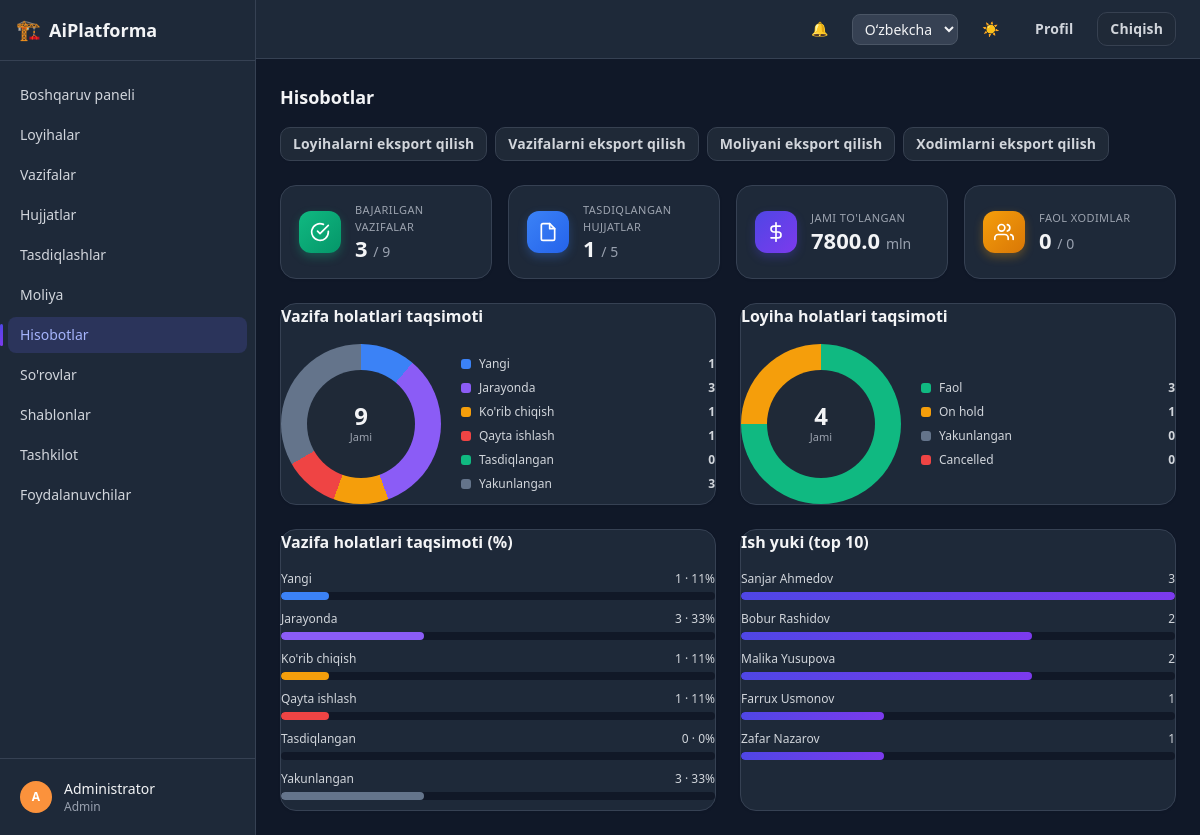
/reports/ (signed in), run on the app's committed database.
### apps/accounts/models.py (models this page shows, shortened)
class User(AbstractBaseUser, PermissionsMixin):
    class Role(models.TextChoices):
        ADMIN = "admin", _("Admin")
        MANAGER = "manager", _("Manager")
        GIP = "gip", _("GIP")
        GIP_ASSISTANT = "gip_assistant", _("GIP assistant")
        DESIGNER = "designer", _("Designer")
        REVIEWER = "reviewer", _("Reviewer")
        CLIENT = "client", _("Client")
    id = models.UUIDField(primary_key=True, default=uuid.uuid4, editable=False)
    email = models.EmailField(unique=True)
    full_name = models.CharField(max_length=255)
    role = models.CharField(max_length=20, choices=Role.choices, default=Role.DESIGNER)
    department = models.CharField(max_length=255, blank=True, null=True)
    phone = models.CharField(max_length=50, blank=True, null=True)
    avatar = models.ImageField(upload_to="avatars/", blank=True, null=True)
    telegram_chat_id = models.CharField(max_length=64, blank=True, null=True)
    is_active = models.BooleanField(default=True)
    is_staff = models.BooleanField(default=False)
    is_verified = models.BooleanField(default=False)
    totp_secret = models.CharField(max_length=64, blank=True, null=True)
    two_factor_enabled = models.BooleanField(default=False)
    created_at = models.DateTimeField(auto_now_add=True)
    updated_at = models.DateTimeField(auto_now=True)
    objects = UserManager()
    USERNAME_FIELD = "email"
    REQUIRED_FIELDS = ["full_name"]
    class Meta:
        ordering = ["full_name"]
    def get_short_name(self):
        return self.full_name.split()[0] if self.full_name else self.email

### apps/reports/views.py (the view)
# urls.py: path("", views.reports_dashboard, name="dashboard"),
@login_required
def reports_dashboard(request):
    projects = visible_projects_for(request.user)
    tasks = Task.objects.filter(project__in=projects)
    documents = Document.objects.filter(project__in=projects)
    tasks_total = tasks.count()
    tasks_completed = tasks.filter(status=Task.Status.COMPLETED).count()
    docs_total = documents.count()
    docs_approved = documents.filter(status=DocumentStatus.APPROVED).count()
    total_paid = sum(p.paid_amount for p in projects)
    active_employees = EmployeeContract.objects.filter(project__in=projects, status="active").values("user").distinct().count()
    total_employees = EmployeeContract.objects.filter(project__in=projects).values("user").distinct().count()
    status_colors = {
        "new": "#3b82f6", "in_progress": "#8b5cf6", "review": "#f59e0b",
        "revision": "#ef4444", "approved": "#10b981", "completed": "#64748b",
    }
    status_distribution = [
        {
            "value": value,
            "label": label,
            "color": status_colors.get(value, "#94a3b8"),
            "count": tasks.filter(status=value).count(),
            "pct": round(tasks.filter(status=value).count() / tasks_total * 100) if tasks_total else 0,
        }
        for value, label in Task.Status.choices
    ]
    project_status_colors = {
        "active": "#10b981", "on_hold": "#f59e0b", "completed": "#64748b", "cancelled": "#ef4444",
    }
    projects_total = projects.count()
    project_status_distribution = [
        {
            "value": value,
            "label": label,
            "color": project_status_colors.get(value, "#94a3b8"),
            "count": projects.filter(status=value).count(),
            "pct": round(projects.filter(status=value).count() / projects_total * 100) if projects_total else 0,
        }
        for value, label in projects.model.Status.choices
    ]
    workload = list(
        User.objects.filter(assigned_tasks__project__in=projects)
        .annotate(task_count=Count("assigned_tasks"))
        .order_by("-task_count")[:10]
    )
    max_task_count = workload[0].task_count if workload else 0
    for u in workload:
        u.task_pct = round(u.task_count / max_task_count * 100) if max_task_count else 0
    return render(request, "reports/dashboard.html", {
        "tasks_total": tasks_total, "tasks_completed": tasks_completed,
        "docs_total": docs_total, "docs_approved": docs_approved,
        "total_paid": total_paid,
        "active_employees": active_employees, "total_employees": total_employees,
        "status_distribution": status_distribution,
        "project_status_distribution": project_status_distribution,
        "projects_total": projects_total,
        "workload": workload,
    })

### templates/reports/dashboard.html (shortened to what this page needs)
{% extends "base.html" %}
{% load i18n core_extras %}
{% block page_title %}{% trans "Reports" %}{% endblock %}
{% block content %}
<div class="mb-6 flex flex-wrap gap-2">
  <a href="{% url 'reports:export' 'projects' %}" class="btn btn-secondary btn-sm">{% trans "Export projects" %}</a>
  <a href="{% url 'reports:export' 'tasks' %}" class="btn btn-secondary btn-sm">{% trans "Export tasks" %}</a>
  <a href="{% url 'reports:export' 'finance' %}" class="btn btn-secondary btn-sm">{% trans "Export finance" %}</a>
  <a href="{% url 'reports:export' 'employees' %}" class="btn btn-secondary btn-sm">{% trans "Export employees" %}</a>
</div>
<div class="mb-6 grid grid-cols-2 gap-4 md:grid-cols-4">
  <div class="card ap-stat">
    <span class="ap-stat-icon is-green">
      <svg width="20" height="20" viewBox="0 0 24 24" fill="none" stroke="currentColor" stroke-width="2" stroke-linecap="round" stroke-linejoin="round"><path d="M22 11.08V12a10 10 0 1 1-5.93-9.14"/><polyline points="22 4 12 14.01 9 11.01"/></svg>
    </span>
    <div>
      <p class="ap-stat-label">{% trans "Tasks completed" %}</p>
      <p class="ap-stat-value">{{ tasks_completed }} <span class="text-sm font-normal text-gray-400">/ {{ tasks_total }}</span></p>
    </div>
  </div>
  <div class="card ap-stat">
    <span class="ap-stat-icon is-blue">
      <svg width="20" height="20" viewBox="0 0 24 24" fill="none" stroke="currentColor" stroke-width="2" stroke-linecap="round" stroke-linejoin="round"><path d="M14 2H6a2 2 0 0 0-2 2v16a2 2 0 0 0 2 2h12a2 2 0 0 0 2-2V8z"/><polyline points="14 2 14 8 20 8"/></svg>
    </span>
    <div>
      <p class="ap-stat-label">{% trans "Documents approved" %}</p>
      <p class="ap-stat-value">{{ docs_approved }} <span class="text-sm font-normal text-gray-400">/ {{ docs_total }}</span></p>
    </div>
  </div>
  <div class="card ap-stat">
    <span class="ap-stat-icon">
      <svg width="20" height="20" viewBox="0 0 24 24" fill="none" stroke="currentColor" stroke-width="2" stroke-linecap="round" stroke-linejoin="round"><line x1="12" y1="1" x2="12" y2="23"/><path d="M17 5H9.5a3.5 3.5 0 0 0 0 7h5a3.5 3.5 0 0 1 0 7H6"/></svg>
    </span>
    <div>
      <p class="ap-stat-label">{% trans "Total paid" %}</p>
      <p class="ap-stat-value">{{ total_paid|millions }} <span class="text-sm font-normal text-gray-400">{% trans "mln" %}</span></p>
    </div>
  </div>
  <div class="card ap-stat">
    <span class="ap-stat-icon is-amber">
      <svg width="20" height="20" viewBox="0 0 24 24" fill="none" stroke="currentColor" stroke-width="2" stroke-linecap="round" stroke-linejoin="round"><path d="M17 21v-2a4 4 0 0 0-4-4H5a4 4 0 0 0-4 4v2"/><circle cx="9" cy="7" r="4"/><path d="M23 21v-2a4 4 0 0 0-3-3.87"/><path d="M16 3.13a4 4 0 0 1 0 7.75"/></svg>
    </span>
    <div>
      <p class="ap-stat-label">{% trans "Active employees" %}</p>
      <p class="ap-stat-value">{{ active_employees }} <span class="text-sm font-normal text-gray-400">/ {{ total_employees }}</span></p>
    </div>
  </div>
</div>
<div class="grid grid-cols-1 gap-6 lg:grid-cols-2">
  <div class="card p-5">
    <h2 class="mb-4 font-semibold">{% trans "Task status distribution" %}</h2>
    <div class="ap-donut-wrap">
      <div class="ap-donut" data-donut
           data-segments='[{% for row in status_distribution %}{"color":"{{ row.color }}","value":{{ row.count }}}{% if not forloop.last %},{% endif %}{% endfor %}]'>
        <div class="ap-donut-center"><b>{{ tasks_total }}</b><span>{% trans "Total" %}</span></div>
      </div>
      <div class="ap-legend">
        {% for row in status_distribution %}
          <div class="ap-legend-item">
            <span class="ap-legend-dot" style="background: {{ row.color }};"></span>
            {{ row.label }} <b>{{ row.count }}</b>
          </div>
        {% endfor %}
      </div>
    </div>
  </div>
  <div class="card p-5">
    <h2 class="mb-4 font-semibold">{% trans "Project status distribution" %}</h2>
    <div class="ap-donut-wrap">
      <div class="ap-donut" data-donut
           data-segments='[{% for row in project_status_distribution %}{"color":"{{ row.color }}","value":{{ row.count }}}{% if not forloop.last %},{% endif %}{% endfor %}]'>
        <div class="ap-donut-center"><b>{{ projects_total }}</b><span>{% trans "Total" %}</span></div>
      </div>
      <div class="ap-legend">
        {% for row in project_status_distribution %}
          <div class="ap-legend-item">
            <span class="ap-legend-dot" style="background: {{ row.color }};"></span>
            {{ row.label }} <b>{{ row.count }}</b>
          </div>
        {% endfor %}
      </div>
    </div>
  </div>
  <div class="card p-5">
    <h2 class="mb-4 font-semibold">{% trans "Task status distribution" %} (%)</h2>
    {% for row in status_distribution %}
      <div class="ap-hbar-row">
        <div class="ap-hbar-top"><span>{{ row.label }}</span><span>{{ row.count }} · {{ row.pct }}%</span></div>
        <div class="ap-hbar"><div data-bar-to="{{ row.pct }}" style="background: {{ row.color }};"></div></div>
      </div>
    {% endfor %}
  </div>
  <div class="card p-5">
    <h2 class="mb-4 font-semibold">{% trans "Workload (top 10)" %}</h2>
    {% for u in workload %}
      <div class="ap-hbar-row">
        <div class="ap-hbar-top"><span>{{ u.full_name }}</span><span>{{ u.task_count }}</span></div>
        <div class="ap-hbar"><div data-bar-to="{{ u.task_pct }}" style="background: linear-gradient(90deg, #4f46e5, #7c3aed);"></div></div>
      </div>
    {% empty %}
      <p class="py-4 text-center text-sm text-gray-500 dark:text-gray-400">{% trans "No data." %}</p>
    {% endfor %}
  </div>
</div>
{% endblock %}

### templates/partials/sidebar.html
{% load i18n core_extras %}
<aside class="hidden w-64 shrink-0 flex-col border-r border-gray-200 bg-white dark:border-gray-700 dark:bg-gray-800 md:flex">
  <div class="flex items-center gap-2 border-b border-gray-200 px-4 py-4 dark:border-gray-700">
    <span class="text-xl">🏗️</span>
    <span class="text-lg font-semibold">AiPlatforma</span>
  </div>
  <nav class="flex-1 space-y-1 overflow-y-auto px-2 py-4 text-sm">
    {% url 'core:dashboard' as dashboard_url %}
    <a href="{{ dashboard_url }}" class="flex items-center gap-3 rounded-lg px-3 py-2 font-medium
      {% if request.path == dashboard_url %}bg-blue-50 text-blue-700 dark:bg-blue-950 dark:text-blue-300{% else %}text-gray-600 hover:bg-gray-100 dark:text-gray-300 dark:hover:bg-gray-700{% endif %}">
      {% trans "Dashboard" %}
    </a>
    {% url 'projects:list' as projects_url %}
    <a href="{{ projects_url }}" class="flex items-center gap-3 rounded-lg px-3 py-2 font-medium
      {% if request.path|slice:":9" == "/projects" %}bg-blue-50 text-blue-700 dark:bg-blue-950 dark:text-blue-300{% else %}text-gray-600 hover:bg-gray-100 dark:text-gray-300 dark:hover:bg-gray-700{% endif %}">
      {% trans "Projects" %}
    </a>
    {% url 'tasks:board' as tasks_url %}
    <a href="{{ tasks_url }}" class="flex items-center gap-3 rounded-lg px-3 py-2 font-medium
      {% if request.path|slice:":6" == "/tasks" %}bg-blue-50 text-blue-700 dark:bg-blue-950 dark:text-blue-300{% else %}text-gray-600 hover:bg-gray-100 dark:text-gray-300 dark:hover:bg-gray-700{% endif %}">
      {% trans "Tasks" %}
    </a>
    {% url 'documents:list' as documents_url %}
    <a href="{{ documents_url }}" class="flex items-center gap-3 rounded-lg px-3 py-2 font-medium
      {% if request.path == documents_url %}bg-blue-50 text-blue-700 dark:bg-blue-950 dark:text-blue-300{% else %}text-gray-600 hover:bg-gray-100 dark:text-gray-300 dark:hover:bg-gray-700{% endif %}">
      {% trans "Documents" %}
    </a>
    {% url 'documents:approvals' as approvals_url %}
    <a href="{{ approvals_url }}" class="flex items-center gap-3 rounded-lg px-3 py-2 font-medium
      {% if request.path == approvals_url %}bg-blue-50 text-blue-700 dark:bg-blue-950 dark:text-blue-300{% else %}text-gray-600 hover:bg-gray-100 dark:text-gray-300 dark:hover:bg-gray-700{% endif %}">
      {% trans "Approvals" %}
    </a>
    {% url 'finance:home' as finance_url %}
    <a href="{{ finance_url }}" class="flex items-center gap-3 rounded-lg px-3 py-2 font-medium
      {% if request.path == finance_url %}bg-blue-50 text-blue-700 dark:bg-blue-950 dark:text-blue-300{% else %}text-gray-600 hover:bg-gray-100 dark:text-gray-300 dark:hover:bg-gray-700{% endif %}">
      {% trans "Finance" %}
    </a>
    {% url 'reports:dashboard' as reports_url %}
    <a href="{{ reports_url }}" class="flex items-center gap-3 rounded-lg px-3 py-2 font-medium
      {% if request.path == reports_url %}bg-blue-50 text-blue-700 dark:bg-blue-950 dark:text-blue-300{% else %}text-gray-600 hover:bg-gray-100 dark:text-gray-300 dark:hover:bg-gray-700{% endif %}">
      {% trans "Reports" %}
    </a>
    {% url 'requests_app:list' as requests_url %}
    <a href="{{ requests_url }}" class="flex items-center gap-3 rounded-lg px-3 py-2 font-medium
      {% if request.path|slice:":9" == "/requests" %}bg-blue-50 text-blue-700 dark:bg-blue-950 dark:text-blue-300{% else %}text-gray-600 hover:bg-gray-100 dark:text-gray-300 dark:hover:bg-gray-700{% endif %}">
      {% trans "Requests" %}
    </a>
    {% url 'document_templates:list' as templates_url %}
    <a href="{{ templates_url }}" class="flex items-center gap-3 rounded-lg px-3 py-2 font-medium
      {% if request.path|slice:":10" == "/templates" %}bg-blue-50 text-blue-700 dark:bg-blue-950 dark:text-blue-300{% else %}text-gray-600 hover:bg-gray-100 dark:text-gray-300 dark:hover:bg-gray-700{% endif %}">
      {% trans "Templates" %}
    </a>
    {% url 'organization:list' as organization_url %}
    <a href="{{ organization_url }}" class="flex items-center gap-3 rounded-lg px-3 py-2 font-medium
      {% if request.path == organization_url %}bg-blue-50 text-blue-700 dark:bg-blue-950 dark:text-blue-300{% else %}text-gray-600 hover:bg-gray-100 dark:text-gray-300 dark:hover:bg-gray-700{% endif %}">
      {% trans "Organization" %}
    </a>
    {% url 'accounts:user_list' as users_url %}
    <a href="{{ users_url }}" class="flex items-center gap-3 rounded-lg px-3 py-2 font-medium
      {% if request.path == users_url %}bg-blue-50 text-blue-700 dark:bg-blue-950 dark:text-blue-300{% else %}text-gray-600 hover:bg-gray-100 dark:text-gray-300 dark:hover:bg-gray-700{% endif %}">
      {% trans "Users" %}
    </a>
  </nav>
  <div class="border-t border-gray-200 p-3 dark:border-gray-700">
    <a href="{% url 'accounts:profile' %}" class="flex items-center gap-3 rounded-lg px-2 py-2 hover:bg-gray-100 dark:hover:bg-gray-700">
      <span class="flex h-8 w-8 items-center justify-center rounded-full text-xs font-semibold text-white"
            style="background-color: {{ request.user.full_name|avatar_color }};">
        {{ request.user.full_name|initials }}
      </span>
      <span class="truncate text-sm">
        <span class="block font-medium">{{ request.user.get_short_name }}</span>
        <span class="block text-xs text-gray-500 dark:text-gray-400">{{ request.user.get_role_display }}</span>
      </span>
    </a>
  </div>
</aside>

### data on the page
User: user.full_name|initials "A", user.get_short_name "Administrator", user.role "Admin"
User: full_name "Sanjar Ahmedov", task_count "3"
User: full_name "Bobur Rashidov", task_count "2"
User: full_name "Malika Yusupova", task_count "2"
User: full_name "Farrux Usmonov", task_count "1"
User: full_name "Zafar Nazarov", task_count "1"

### other printed values
{{ tasks_completed }} "3"
{{ tasks_total }} "9"
{{ docs_approved }} "1"
{{ docs_total }} "5"
{{ total_paid|millions }} "7800.0"
{{ active_employees }} "0"
{{ total_employees }} "0"
{{ row.label }} "Yangi" "Jarayonda" "Ko'rib chiqish" "Qayta ishlash" "Tasdiqlangan" "Yakunlangan"
{{ row.count }} "1" "3" "1" "1" "0" "3"
{{ projects_total }} "4"
{{ row.label }} "Faol" "On hold" "Yakunlangan" "Cancelled"
{{ row.count }} "3" "1" "0" "0"
{{ row.pct }} "11" "33" "11" "11" "0" "33"
form field language "Oʻzbekcha"
